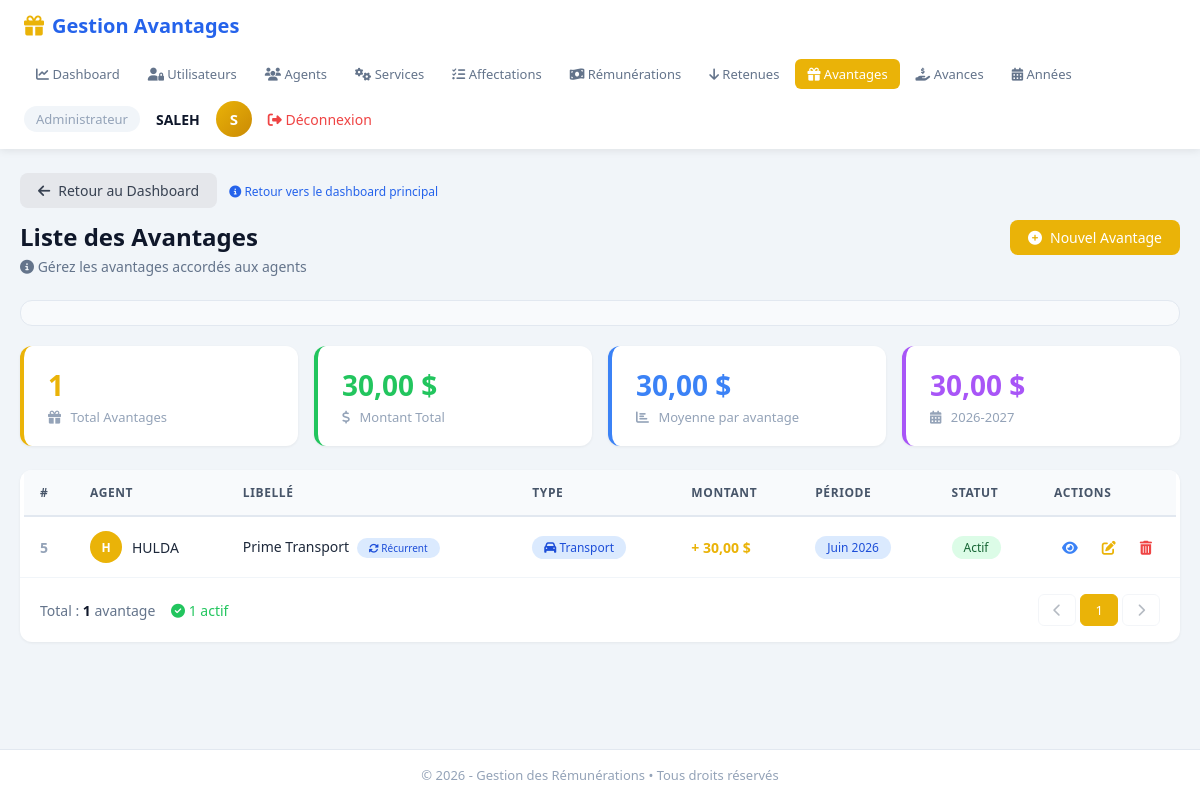
Page /pages/avantages/index.php (signed in) on the committed database.
### tables this page shows
CREATE TABLE `annee_scolaire` (
  `id` int(11) NOT NULL,
  `designation_ann` varchar(50) NOT NULL
);

CREATE TABLE `avantages` (
  `id` int(11) NOT NULL,
  `id_agent` int(11) NOT NULL,
  `libelle` varchar(150) DEFAULT NULL,
  `description` text DEFAULT NULL,
  `type_avantage` enum('transport','communication','logement','prime','bonus','autre') DEFAULT 'autre',
  `est_recurrent` tinyint(1) DEFAULT 1,
  `date_debut` date DEFAULT NULL,
  `date_fin` date DEFAULT NULL,
  `id_annee` int(11) NOT NULL,
  `montant` decimal(12,2) NOT NULL,
  `date_avantage` date DEFAULT NULL,
  `mois` varchar(20) DEFAULT NULL,
  `annee` varchar(10) DEFAULT NULL,
  `statut` enum('actif','inactif','en_attente') DEFAULT 'actif',
  `created_at` timestamp NOT NULL DEFAULT current_timestamp(),
  `updated_at` timestamp NOT NULL DEFAULT current_timestamp() ON UPDATE current_timestamp()
);

CREATE TABLE `agent` (
  `id_agent` int(11) NOT NULL,
  `nom_complet` varchar(150) NOT NULL,
  `adresse` varchar(255) DEFAULT NULL,
  `date_naissance` date DEFAULT NULL,
  `telephone` varchar(20) DEFAULT NULL,
  `profil` varchar(100) DEFAULT NULL,
  `lieu_naissance` varchar(100) DEFAULT NULL,
  `fonction` varchar(100) DEFAULT NULL
);

### pages/avantages/index.php (the view, shortened to what the rows shown need)
<?php
require_once __DIR__ . '/../../Config/Database.php';
require_once __DIR__ . '/../../Classes/avantages.php';
require_once __DIR__ . '/../../Classes/Agent.php';
require_once __DIR__ . '/../../Classes/annee_scolaire.php';
$avantages = Avantage::getAll();
$anneeCourante = AnneeScolaire::getCurrent();
$anneeDesignation = $anneeCourante ? $anneeCourante->getDesignationAnn() : 'Non définie';
$totalAnnee = 0;
if ($anneeCourante) {
    if (method_exists('Avantage', 'getTotalByAnnee')) {
        $totalAnnee = Avantage::getTotalByAnnee($anneeCourante->getId());
    }
}
function getTypeBadge($type) {
    $colors = [
        'transport' => 'badge-blue',
        'communication' => 'badge-purple',
        'logement' => 'badge-orange',
        'prime' => 'badge-green',
        'bonus' => 'badge-yellow',
        'autre' => 'badge-gray'
    ];
    return $colors[$type] ?? 'badge-gray';
}
function getTypeIcon($type) {
    $icons = [
        'transport' => 'fa-car',
        'communication' => 'fa-phone',
        'logement' => 'fa-home',
        'prime' => 'fa-star',
        'bonus' => 'fa-award',
        'autre' => 'fa-ellipsis-h'
    ];
    return $icons[$type] ?? 'fa-ellipsis-h';
}
function getStatutBadge($statut) {
    $colors = [
        'actif' => 'badge-green',
        'inactif' => 'badge-gray',
        'en_attente' => 'badge-orange'
    ];
    return $colors[$statut] ?? 'badge-gray';
}
?>
<!DOCTYPE html>
<html lang="fr">
<head>
    <link rel="stylesheet" href="https://cdnjs.cloudflare.com/ajax/libs/font-awesome/6.4.0/css/all.min.css">
</head>
<body>
<div class="header">
    <div class="header-left">
        <h1><i class="fas fa-gift" style="color:#eab308;"></i> Gestion Avantages</h1>
    </div>
</div>
<main class="container">
    <div class="top-bar">
        <div>
            <h2>Liste des Avantages</h2>
        </div>
    </div>
    <div class="stats-grid">
        <div class="stat-card stat-purple">
            <div class="number text-purple"><?php echo number_format($totalAnnee, 2, ',', ' '); ?> $</div>
            <div class="label"><i class="fas fa-calendar-alt"></i> <?php echo htmlspecialchars($anneeDesignation); ?></div>
        </div>
    </div>
    <div class="table-card">
        <div class="table-wrap">
            <table>
                <thead>
                    <tr>
                        <th style="width:50px;">#</th>
                        <th>Agent</th>
                        <th>Libellé</th>
                        <th>Type</th>
                        <th>Montant</th>
                        <th>Période</th>
                        <th>Statut</th>
                        <th style="width:120px;">Actions</th>
                    </tr>
                </thead>
                <tbody>
                    <?php if (empty($avantages)): ?>
                        <tr>
                            <td colspan="8">
                                <div class="empty-state">
                                    <i class="fas fa-inbox"></i>
                                    <p>Aucun avantage enregistré pour le moment.</p>
                                    <a href="add.php" class="btn btn-yellow" style="margin-top:12px;">
                                        <i class="fas fa-plus-circle"></i> Ajouter un avantage
                                    </a>
                                </div>
                            </td>
                        </tr>
                    <?php else: ?>
                        <?php foreach ($avantages as $index => $avantage):
                            $agent = $avantage->getAgent();
                            $nomAgent = $agent ? $agent->getNomComplet() : 'Agent inconnu';
                            $initials = '';
                            $parts = explode(' ', $nomAgent);
                            foreach ($parts as $part) {
                                $initials .= strtoupper(substr($part, 0, 1));
                            }
                            $initials = substr($initials, 0, 2);
                            $colors = ['#eab308', '#22c55e', '#3b82f6', '#a855f7', '#ef4444', '#ec4899', '#14b8a6', '#f59e0b'];
                            $avatarColor = $colors[$index % count($colors)];
                            $typeClass = getTypeBadge($avantage->getType());
                            $typeIcon = getTypeIcon($avantage->getType());
                            $statutBadge = getStatutBadge($avantage->getStatut());
                        ?>
                            <tr>
                                <td><span style="color:#94a3b8;font-weight:600;"><?php echo $avantage->getId(); ?></span></td>
                                <td>
                                    <div class="agent-info">
                                        <div class="agent-avatar" style="background:<?php echo $avatarColor; ?>;">
                                            <?php echo $initials ?: '?'; ?>
                                        </div>
                                        <?php echo htmlspecialchars($nomAgent); ?>
                                    </div>
                                </td>
                                <td>
                                    <?php echo htmlspecialchars($avantage->getLibelle() ?? 'N/A'); ?>
                                    <?php if ($avantage->isRecurrent()): ?>
                                        <span class="badge badge-blue" style="font-size:10px;margin-left:4px;">
                                            <i class="fas fa-sync-alt"></i> Récurrent
                                        </span>
                                    <?php endif; ?>
                                </td>
                                <td>
                                    <span class="badge <?php echo $typeClass; ?>">
                                        <i class="fas <?php echo $typeIcon; ?>"></i>
                                        <?php echo $avantage->getTypeLibelle(); ?>
                                    </span>
                                </td>
                                <td style="font-weight:600;color:#eab308;">
                                    + <?php echo number_format($avantage->getMontant(), 2, ',', ' '); ?> $
                                </td>
                                <td>
                                    <?php if ($avantage->getMois() && $avantage->getAnnee()): ?>
                                        <span class="badge badge-blue">
                                            <?php echo htmlspecialchars($avantage->getMois() . ' ' . $avantage->getAnnee()); ?>
                                        </span>
                                    <?php else: ?>
                                        <span style="color:#94a3b8;">N/A</span>
                                    <?php endif; ?>
                                </td>
                                <td>
                                    <span class="badge <?php echo $statutBadge; ?>">
                                        <?php echo $avantage->getStatutLibelle(); ?>
                                    </span>
                                </td>
                                <td>
                                    <div class="action-links">
                                        <a href="view.php?id=<?php echo $avantage->getId(); ?>" class="view" title="Voir les détails">
                                            <i class="fas fa-eye"></i>
                                        </a>
                                        <a href="edit.php?id=<?php echo $avantage->getId(); ?>" class="edit" title="Modifier">
                                            <i class="fas fa-edit"></i>
                                        </a>
                                        <a href="delete.php?id=<?php echo $avantage->getId(); ?>" class="delete" title="Supprimer"
                                           onclick="return confirm('Êtes-vous sûr de vouloir supprimer cet avantage ? Cette action est irréversible.')">
                                            <i class="fas fa-trash-alt"></i>
                                        </a>
                                    </div>
                                </td>
                            </tr>
                        <?php endforeach; ?>
                    <?php endif; ?>
                </tbody>
            </table>
        </div>
    </div>
</main>
</body>
</html>

### rows in the picture
annee_scolaire: designation_ann "2026-2027"
avantages: id "5", initials "H", id_agent.nom_complet "HULDA", libelle "Prime Transport", est_recurrent 1 (drawn), type_avantage "Transport", montant "30,00", $avantage->getMois() . ' ' . $avantage->getAnnee() "Juin 2026", statut "Actif"

### other values in the picture
$role "Administrateur"
$username "SALEH"
substr($username, 0, 1) "S"
$total_avantages "1"
$total_montant "30,00"
$moyenne "30,00"
$totalAnnee "30,00"
$total_actif "1"
